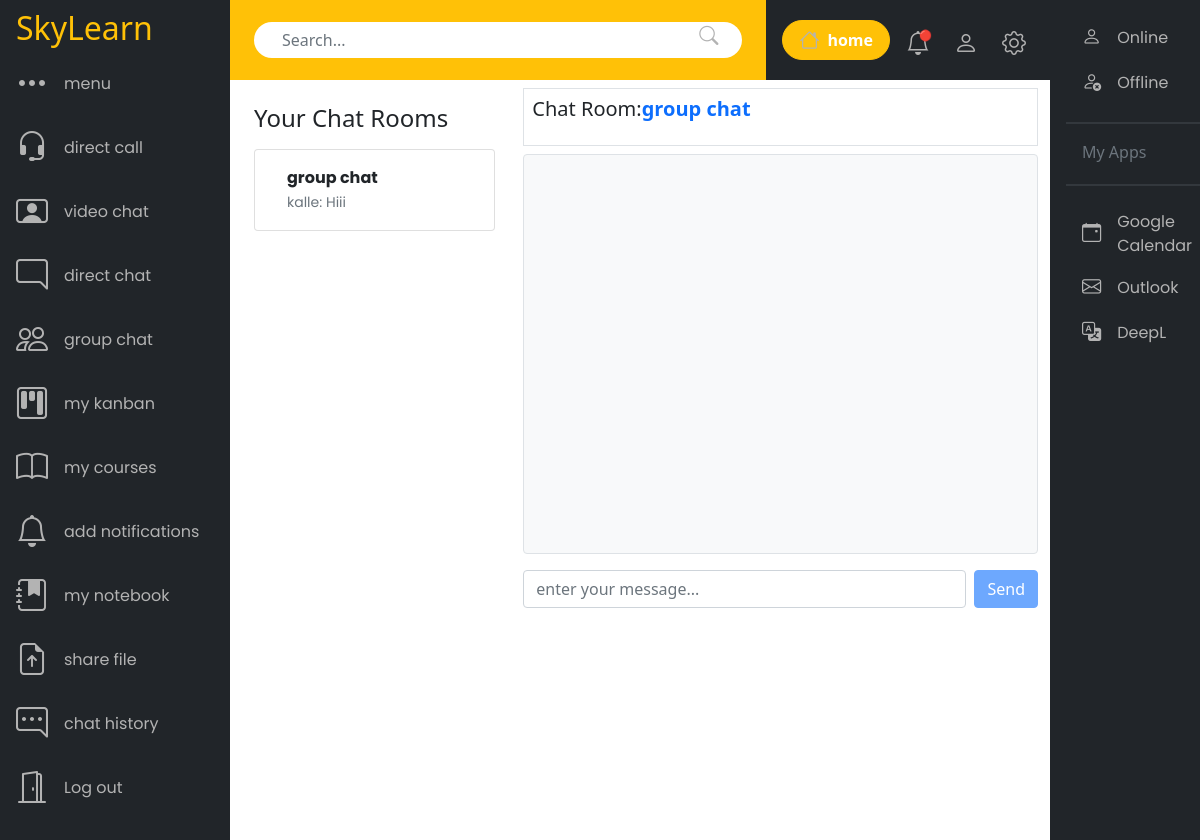
Screenshot of /dashboard_student/chat/ (signed in) with the database file from the repository.
### myapp/models.py (models this page shows, shortened)
class ChatRoom(models.Model):
    name = models.CharField(max_length=128, unique=True, null=True, blank=True)
    participants = models.ManyToManyField(settings.AUTH_USER_MODEL, related_name="chatrooms")
    users_online = models.ManyToManyField(settings.AUTH_USER_MODEL, related_name='online_in_groups', blank=True)
    is_group_chat = models.BooleanField(default=False)
    created_at = models.DateTimeField(auto_now_add=True)
    class Meta:
        ordering = ["-created_at"]
    def last_message(self):
        return self.messages.order_by('-timestamp').first()

class ChatMessage(models.Model):
    room = models.ForeignKey(ChatRoom, on_delete=models.CASCADE, related_name="messages")
    sender = models.ForeignKey(settings.AUTH_USER_MODEL, on_delete=models.CASCADE, related_name="sent_messages")
    content = models.CharField(max_length=300 , blank=True)
    file = models.FileField(upload_to= user_directory_path, blank=True, null=True)
    edited = models.BooleanField(default=False)
    delete_message = models.BooleanField(default=False)
    timestamp = models.DateTimeField(auto_now_add=True)
    class Meta:
        ordering = ['timestamp']

class User(AbstractUser):
    ADMIN = "admin"
    TEACHER = "teacher"
    PARTICIPANT = "participant"
    ROLE_CHOICES = [
        (ADMIN, "Admin"),
        (TEACHER, "Teacher"),
        (PARTICIPANT, "Participant"),
    ]
    role = models.CharField(max_length=20, choices=ROLE_CHOICES, default=PARTICIPANT)

### myapp/views.py (the view)
# urls.py: path("dashboard_student/chat/", views.dashboard_chat, name="dashboard/student/chat"),
@login_required
def dashboard_chat(request):
    user = request.user
    rooms = ChatRoom.objects.filter(participants= user)
    group_chats = rooms.filter(is_group_chat = True)
    single_chats = rooms.filter(is_group_chat = False)
    single_chats_with_other_user = []
    for chat in single_chats:
        other_user = chat.participants.exclude(id=user.id).first()
        single_chats_with_other_user.append({
            "chat": chat,
            "other_user": other_user
        })
    room = rooms.order_by('-messages__timestamp', '-created_at').first()
    messages = room.messages.all() if room else []
    return render(request, "chat.html", {
        "room": room,
        "rooms": rooms,
        "messages": messages,
        "group_chats": group_chats,
        "single_chats_with_other_user": single_chats_with_other_user
    })

### myapp/templates/chat.html
{% extends "dashboard_student.html" %}
{% block main_content %}
    <div class="container d-flex flex-column flex-lg-row gap-3">
        <div class="chat-room col-lg-4">{% include "partials/chat_rooms.html" %}</div>
        <div class="chat-content flex-grow-1">{% include "partials/chat_room_content.html" %}</div>
    </div>
{% endblock %}

### myapp/templates/partials/chat_rooms.html (shortened to what this page needs)
<div class="container-fluid py-4">
    <h4 class="fs-4 text-dark mb-3">Your Chat Rooms</h4>
    <ul class="list-group">
        {% for room in group_chats %}
            <li class="list-group-item">
                <a hx-get="{% url 'chat_room' room.id %}"
                   hx-target=".chat-content"
                   hx-swap="innerHTML"
                   class="d-block text-dark nav-link">
                    <strong>{{ room.name|default:"Unnamed Group" }}</strong>
                    {% if room.last_message %}
                        <br>
                        <small class="text-muted">{{ room.last_message.sender.username }}: {{ room.last_message.content|truncatechars:16 }}</small>
                    {% endif %}
                </a>
            </li>
        {% endfor %}
    </ul>
</div>

### myapp/templates/partials/chat_room_content.html (shortened to what this page needs)
{% if room %}
    <h5 class="text-dark p-2 border mt-2">
        <p>
            Chat Room:<span class="fw-bold text-primary">{{ room.name | default:"Direct chat" }}</span>
        </p>
    </h5>
    <div id="message-list"
         class="border rounded p-2 mb-3 bg-light"
         style="height: 400px;
                overflow: auto">{% include "partials/message_list.html" %}</div>
    <form hx-post="{% url 'send_message' room.id %}"
          hx-target="#message-list"
          hx-swap="innerHTML"
          class="d-flex gap-2">
        <input type="text"
               name="message"
               class="form-control"
               placeholder="enter your message..."
               required>
        <button type="submit" class="btn btn-primary">Send</button>
    </form>
{% endif %}

### static/css/styles.css (style rules this page uses)
:root { --bg-color-home: #021f81; --bg-color: #ffffff; --secondary-color: #daa125; --title-font: "Poppins", sans-serif; --text-font: "Roboto", sans-serif; --text-color: #ffffff; --nav-bg: #212529; --nav-secondary-color: #b3b3b3; }
html, body { width: 100vw; height: 100vh; margin: 0; padding: 0; }
button { cursor: pointer; transition: 0.3s; opacity: 0.6; }
ul { list-style-type: none; }
.nav-link { display: flex; align-items: center; font-family: var(--title-font); font-size: 16px; color: var(--nav-secondary-color); gap: 0.5rem; }

### rows the page displays
ChatRoom: name "group chat", last_message.sender.username "kalle", last_message.content "Hiii"
